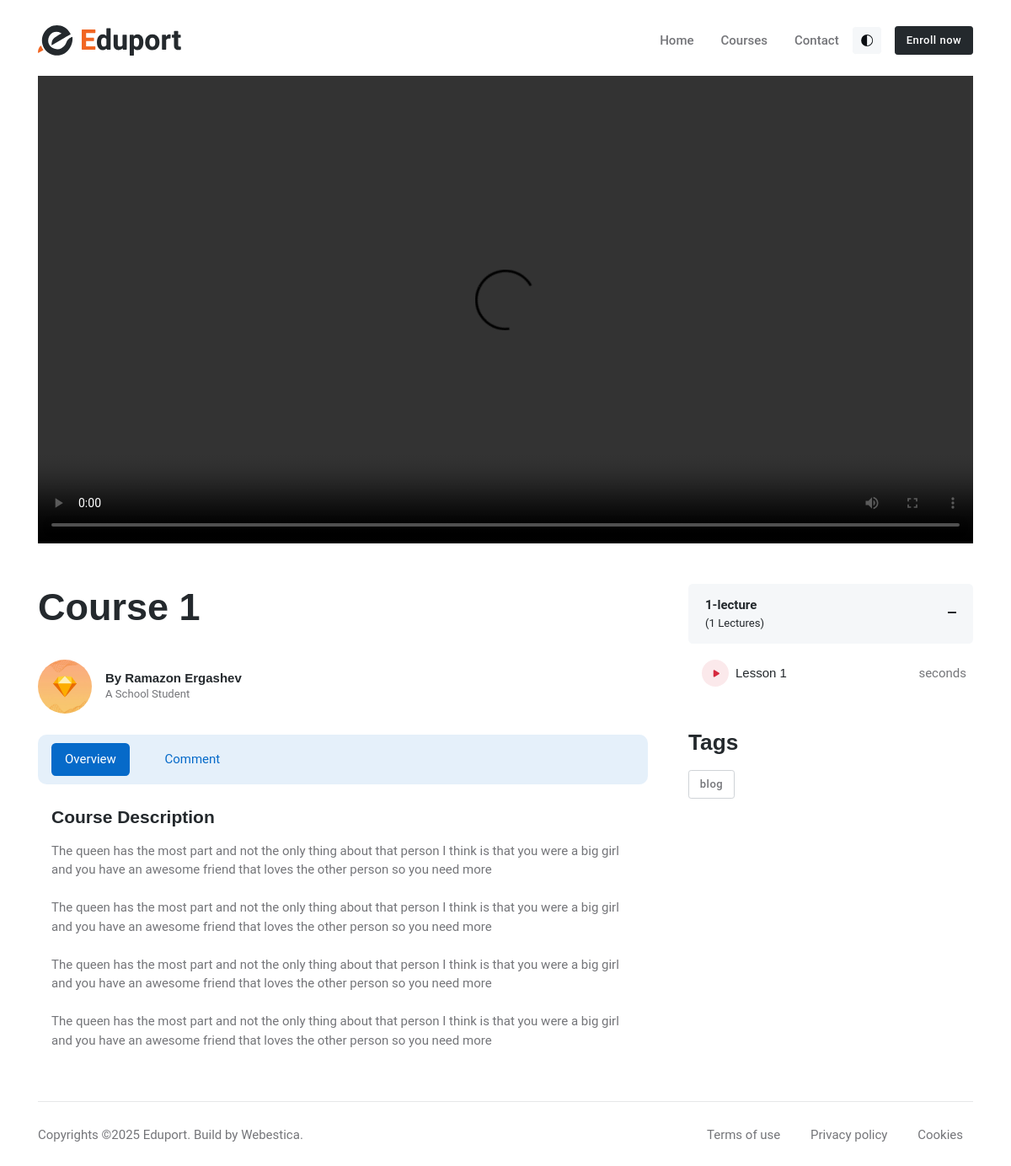
Screenshot of /course/2/ with the database file from the repository.
### app/models.py (models this page shows, shortened)
class Course(models.Model):
    name = models.CharField(max_length=255)
    image = models.ImageField(upload_to='courses/')
    author = models.ForeignKey('app.CustomUser', on_delete=models.CASCADE)
    paragraph1 = models.TextField()
    paragraph2 = models.TextField()
    paragraph3 = models.TextField()
    paragraph4 = models.TextField()
    lectures = models.ManyToManyField('Lecture')
    is_liked = models.BooleanField(default=False)
    category = models.ForeignKey('Category', on_delete=models.CASCADE, null=False, blank=True)
    tag = models.ForeignKey('Tag', on_delete=models.CASCADE, related_name='courses_tags', null=True, blank=True)

class CustomUser(AbstractBaseUser, PermissionsMixin):
    username = models.CharField(max_length=255, unique=True)
    first_name = models.CharField(max_length=255)
    last_name = models.CharField(max_length=255)
    avatar = models.ImageField(upload_to='avatars/', blank=True, null=True)
    email = models.EmailField(unique=True)
    is_staff = models.BooleanField(default=False)
    is_active = models.BooleanField(default=True)
    objects = CustomUserManager()
    REQUIRED_FIELDS = ['email']
    USERNAME_FIELD = 'username'

class Lecture(models.Model):
    name = models.CharField(max_length=255)
    lessons = models.ManyToManyField('Lesson')

class Lesson(models.Model):
    name = models.CharField(max_length=255)
    video = models.FileField(upload_to='lessons/')
    @property
    def video_duration(self):
        video_path = self.video.path
        video = VideoFileClip(video_path)
        return video.duration

class Tag(models.Model):
    name = models.CharField(max_length=255)
    courses = models.ManyToManyField(Course, related_name='tags')

### app/views.py (the view)
# urls.py: path('course/<int:id>/', course_detail, name="course_detail"),
def course_detail(request, id):
    course = get_object_or_404(Course, id=id)
    tags = Tag.objects.filter(courses__id=id)
    lesson = Lesson.objects.first()
    if request.method == 'POST':
        form = CommentForm(request.POST)
        if form.is_valid():
            comment = form.save(commit=False)
            comment.author = request.user
            comment.course = course
            comment.save()
            return redirect('course_detail', id=course.id)
    else:
        form = CommentForm()
    comments = Comment.objects.filter(course=course).order_by('-created_at')
    context = {
        'course': course,
        'comments': comments,
        'tags': tags,
        'form': form,
        'lesson': lesson,
    }
    return render(request, 'course_detail.html', context)

### templates/course_detail.html (shortened to what this page needs)
{% extends 'base.html' %}
{% load static %}
{% block content %}
<main>
<br>
<br>
<br>
<br>
<section class="py-0 pb-lg-5">
	<div class="container">
		<div class="row g-3">
			<div class="col-12">
				<div class="video-player rounded-3">
					<video controls playsinline>
						<source src="{{ lesson.video.url }}" type="video/mp4" size="720">
					</video>
				</div>
			</div>
		</div>
	</div>
</section>
<section class="pt-0">
	<div class="container">
		<div class="row g-lg-5">
			<div class="col-lg-8">
				<div class="row g-4">
					<div class="col-12">
						<h1>{{ course.name }}</h1>
					</div>
					<div class="col-12">
						<div class="d-sm-flex justify-content-sm-between align-items-center">
							<div class="d-flex align-items-center">
								<div class="avatar avatar-lg">
									<img class="avatar-img rounded-circle" src="{{ course.author.avatar.url }}" alt="avatar">
								</div>
								<div class="ms-3">
									<h6 class="mb-0">By {{ course.author.first_name }} {{ course.author.last_name }}</h6>
									<p class="mb-0 small">A School Student</p>
								</div>
							</div>
						</div>
					</div>
					<div class="col-12">
						<ul class="nav nav-pills nav-pills-bg-soft px-3" id="course-pills-tab" role="tablist">
							<li class="nav-item me-2 me-sm-4" role="presentation">
								<button class="nav-link mb-0 active" id="course-pills-tab-1" data-bs-toggle="pill" data-bs-target="#course-pills-1" type="button" role="tab" aria-controls="course-pills-1" aria-selected="true">Overview</button>
							</li>
							<li class="nav-item me-2 me-sm-4" role="presentation">
								<button class="nav-link mb-0" id="course-pills-tab-4" data-bs-toggle="pill" data-bs-target="#course-pills-4" type="button" role="tab" aria-controls="course-pills-4" aria-selected="false">Comment</button>
							</li>
						</ul>
						<div class="tab-content pt-4 px-3" id="course-pills-tabContent">
							<div class="tab-pane fade show active" id="course-pills-1" role="tabpanel" aria-labelledby="course-pills-tab-1">
								<h5 class="mb-3">Course Description</h5>
								<p class="mb-0">{{ course.paragraph1 }}</p>
								<br>
								<p class="mb-0">{{ course.paragraph2 }}</p>
								<br>
								<p class="mb-0">{{ course.paragraph3 }}</p>
								<br>
								<p class="mb-0">{{ course.paragraph4 }}</p>
							</div>
						</div>
					</div>
				</div>
			</div>
			<div class="col-lg-4">
				<div class="offcanvas-lg offcanvas-end" tabindex="-1" id="offcanvasSidebar" aria-labelledby="offcanvasSidebarLabel">
					<div class="offcanvas-body p-3 p-lg-0">
						<div class="col-12">
							<div class="accordion accordion-icon accordion-bg-light" id="accordionExample2">
								{% for lecture in course.lectures.all %}
								<div class="accordion-item mb-3">
									<h6 class="accordion-header font-base" id="heading-1">
										<a class="accordion-button fw-bold rounded collapsed d-block" href="#collapse-1" data-bs-toggle="collapse" data-bs-target="#collapse-1" aria-expanded="true" aria-controls="collapse-1">
											<span class="mb-0">{{ lecture.name }}</span>
											<span class="small d-block mt-1">({{ lecture.lessons.count }} Lectures)</span>
										</a>
									</h6>
									<div id="collapse-1" class="accordion-collapse collapse show" aria-labelledby="heading-1" data-bs-parent="#accordionExample2">
										<div class="accordion-body mt-3">
											<div class="vstack gap-3">
												{% for lesson in lecture.lessons.all %}
												<div class="d-flex justify-content-between align-items-center">
													<div class="position-relative d-flex align-items-center">
														<a href="{% url 'lesson_detail' course.id lesson.id %}" class="btn btn-danger-soft btn-round btn-sm mb-0 stretched-link position-static">
															<i class="fas fa-play me-0"></i>
														</a>
														<span class="d-inline-block text-truncate ms-2 mb-0 h6 fw-light w-200px">{{ lesson.name }}</span>
													</div>
													<p class="mb-0 text-truncate">{{ lesson.video_duration }} seconds</p>
												</div>
												{% endfor %}
											</div>
										</div>
									</div>
								</div>
								{% endfor %}
							</div>
						</div>
					</div>
				</div>
				<div class="mt-4">
					<h4 class="mb-3">Tags</h4>
					<ul class="list-inline mb-0">
						{% for tag in tags %}
						<li class="list-inline-item"> <a class="btn btn-outline-light btn-sm" href="{% url 'tag_courses' tag.name %}">{{ tag.name }}</a> </li>
						{% endfor %}
					</ul>
				</div>
			</div>
		</div>
	</div>
</section>
</main>
{% endblock %}

### templates/base.html (shortened to what this page needs)
{% load static %}
<!DOCTYPE html>
<html lang="en" data-bs-theme="light"><head><meta http-equiv="Content-Type" content="text/html; charset=UTF-8">
	<link rel="stylesheet" href="https://cdn.jsdelivr.net/npm/bootstrap-icons/font/bootstrap-icons.css">
	<link href="https://cdnjs.cloudflare.com/ajax/libs/font-awesome/6.5.0/css/all.min.css" rel="stylesheet">
	<link rel="stylesheet" href="{% static 'css2' %}">
	<link rel="stylesheet" type="text/css" href="{% static 'all.min.css' %}">
	<link rel="stylesheet" type="text/css" href="{% static 'bootstrap-icons.css' %}">
	<link rel="stylesheet" type="text/css" href="{% static 'tiny-slider.css' %}">
	<link rel="stylesheet" type="text/css" href="{% static 'style.css' %}">
<style></style></head>
<body>
<header class="navbar-light navbar-sticky navbar-transparent">
	<nav class="navbar navbar-expand-lg">
		<div class="container">
			<a class="navbar-brand me-0" href="/">
				<img class="light-mode-item navbar-brand-item" src="{% static 'logo.svg' %}" alt="logo">
			</a>
			<div class="navbar-collapse collapse" id="navbarCollapse">
			    <ul class="navbar-nav navbar-nav-scroll ms-auto">
			        {% with request.resolver_match.url_name as current_page %}
			            <li class="nav-item {% if current_page == 'home' %}active{% endif %}">
			                <a class="nav-link" href="/">Home</a>
			            </li>
			            <li class="nav-item {% if current_page == 'courses' %}active{% endif %}">
			                <a class="nav-link" href="{% url 'courses' %}">Courses</a>
			            </li>
			            <li class="nav-item {% if current_page == 'contact' %}active{% endif %}">
			                <a class="nav-link" href="{% url 'contact' %}">Contact</a>
			            </li>
			        {% endwith %}
			    </ul>
			</div>
			<div class="dropdown">
				<button class="btn btn-light btn-sm lh-1 p-2 mb-0" id="bd-theme" type="button" aria-expanded="false" data-bs-toggle="dropdown" data-bs-display="static">
					<svg xmlns="http://www.w3.org/2000/svg" width="14" height="14" fill="currentColor" class="bi bi-circle-half fa-fw theme-icon-active" viewBox="0 0 16 16">
						<path d="M8 15A7 7 0 1 0 8 1v14zm0 1A8 8 0 1 1 8 0a8 8 0 0 1 0 16z"></path>
						<use href="#"></use>
					</svg>
				</button>
			</div>
			<div class="navbar-nav ms-3 d-none d-sm-block">
			    <a href="{% url 'courses' %}" class="btn btn-sm btn-dark mb-0">
			        Enroll now
			    </a>
			</div>
		</div>
	</nav>
</header><div id="sticky-space"></div>
{% block content %}
{% endblock %}
<footer>
	<div class="container">
		<hr>
		<div class="row">
			<div class="col-12">
				<div class="d-md-flex justify-content-between align-items-center pt-2 pb-4 text-center">
					<div class="text-primary-hover"> Copyrights ©2025 Eduport. Build by <a href="https://www.webestica.com/" target="_blank" class="text-reset">Webestica</a>.</div>
					<div class="nav justify-content-center mt-3 mt-md-0">
						<ul class="list-inline mb-0">
							<li class="list-inline-item"><a class="nav-link" href="#">Terms of use</a></li>
							<li class="list-inline-item"><a class="nav-link" href="#">Privacy policy</a></li>
							<li class="list-inline-item pe-0"><a class="nav-link" href="#">Cookies</a></li>
						</ul>
					</div>
				</div>
			</div>
		</div>
	</div>
</footer>
</body></html>

### rows the page displays
Course: name "Course 1", author.avatar (picture), author.first_name "Ramazon", author.last_name "Ergashev", paragraph1 "The queen has the most part and not the only thing about that person I think is that you were a big girl and you have an awesome friend that loves the other person so you need more", paragraph2 "The queen has the most part and not the only thing about that person I think is that you were a big girl and you have an awesome friend that loves the other person so you need more", paragraph3 "The queen has the most part and not the only thing about that person I think is that you were a big girl and you have an awesome friend that loves the other person so you need more", paragraph4 "The queen has the most part and not the only thing about that person I think is that you were a big girl and you have an awesome friend that loves the other person so you need more"
Lecture: name "1-lecture", lessons.count "1"
Lesson: name "Lesson 1"
Tag: name "blog"
